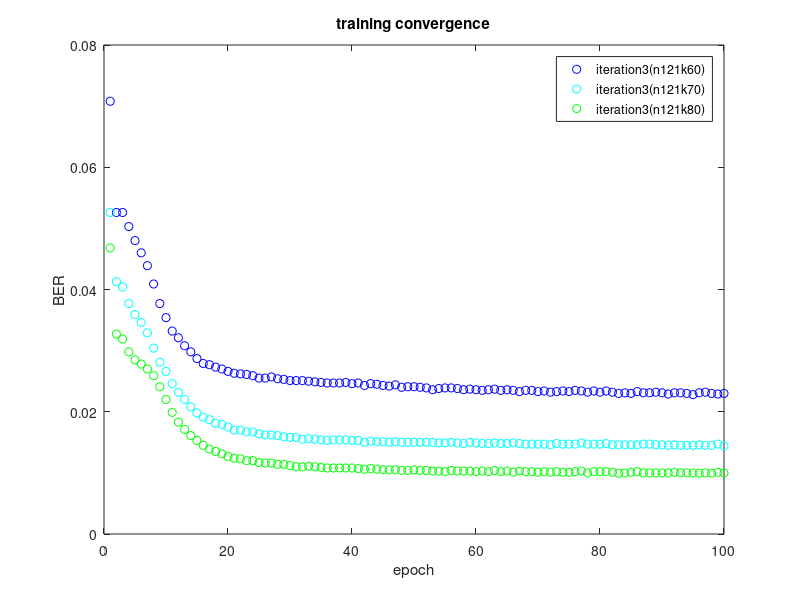

This figure's MATLAB source:
%% iteration3   (k60)
x=[1	2	3	4	5	6	7	8	9	10	11	12	13	14	15	16	17	18	19	20 21	22	23	24	25	26	27	28	29	30	31	32	33	34	35	36	37	38	39	40 41	42	43	44	45	46	47	48	49	50	51	52	53	54	55	56	57	58	59	60 61	62	63	64	65	66	67	68	69	70	71	72	73	74	75	76	77	78	79	80 81	82	83	84	85	86	87	88	89	90	91	92	93	94	95	96	97	98	99	100];
y=[7.08E-02	5.26E-02	5.26E-02	5.03E-02	4.80E-02	4.60E-02	4.39E-02	4.09E-02	3.77E-02	3.54E-02	3.32E-02	3.21E-02	3.08E-02	0.0298	2.87E-02	2.79E-02	2.77E-02	2.73E-02	2.70E-02	2.66E-02 2.63E-02	2.62E-02	2.61E-02	2.59E-02	2.55E-02	2.55E-02	2.57E-02	2.54E-02	0.0253	2.51E-02	2.51E-02	2.51E-02	2.50E-02	2.49E-02	2.48E-02	2.47E-02	2.47E-02	2.47E-02	2.48E-02	2.46E-02 2.47E-02	2.43E-02	2.46E-02	2.45E-02	2.43E-02	2.42E-02	2.44E-02	2.40E-02	2.41E-02	2.41E-02	2.40E-02	2.39E-02	2.36E-02	2.38E-02	2.39E-02	2.39E-02	2.38E-02	2.36E-02	2.37E-02	2.36E-02 2.35E-02	2.36E-02	2.37E-02	2.35E-02	2.36E-02	2.35E-02	2.33E-02	2.35E-02	2.35E-02	0.0233	2.34E-02	2.32E-02	2.33E-02	2.34E-02	2.33E-02	2.35E-02	2.34E-02	2.32E-02	2.34E-02	2.32E-02 2.34E-02	2.32E-02	2.30E-02	0.0231	2.30E-02	2.33E-02	0.0231	0.0231	2.32E-02	0.0231	2.29E-02	0.0231	0.0231	2.30E-02	2.28E-02	2.31E-02	2.32E-02	2.30E-02	2.29E-02	2.30E-02]
plot(x,y,'bo')
hold on

%% iteration3   (k70)
x4=[1	2	3	4	5	6	7	8	9	10	11	12	13	14	15	16	17	18	19	20 21	22	23	24	25	26	27	28	29	30	31	32	33	34	35	36	37	38	39	40 41	42	43	44	45	46	47	48	49	50	51	52	53	54	55	56	57	58	59	60 61	62	63	64	65	66	67	68	69	70	71	72	73	74	75	76	77	78	79	80 81	82	83	84	85	86	87	88	89	90	91	92	93	94	95	96	97	98	99	100];
y4=[5.26E-02	4.13E-02	4.04E-02	3.77E-02	3.59E-02	3.46E-02	3.29E-02	3.04E-02	2.81E-02	2.66E-02	2.46E-02	0.0232	2.20E-02	2.08E-02	1.98E-02	1.91E-02	1.87E-02	1.81E-02	1.79E-02	1.75E-02 1.70E-02	1.70E-02	1.67E-02	1.67E-02	1.64E-02	1.62E-02	1.62E-02	0.0161	0.0159	1.58E-02	1.58E-02	1.55E-02	1.56E-02	1.55E-02	1.54E-02	1.53E-02	1.54E-02	1.54E-02	1.54E-02	1.53E-02 1.53E-02	1.50E-02	1.52E-02	1.51E-02	1.51E-02	1.50E-02	1.51E-02	1.50E-02	1.50E-02	1.50E-02	1.50E-02	1.50E-02	1.50E-02	1.49E-02	1.49E-02	1.50E-02	1.49E-02	1.48E-02	1.50E-02	1.49E-02 1.48E-02	1.48E-02	1.49E-02	1.48E-02	1.48E-02	1.49E-02	1.48E-02	1.47E-02	1.47E-02	1.47E-02	1.47E-02	0.0146	1.48E-02	1.47E-02	1.47E-02	1.47E-02	1.49E-02	1.47E-02	1.47E-02	1.47E-02 1.48E-02	1.46E-02	1.46E-02	1.46E-02	1.46E-02	1.46E-02	1.47E-02	1.47E-02	1.46E-02	1.46E-02	1.45E-02	1.46E-02	1.45E-02	1.45E-02	1.45E-02	1.46E-02	1.45E-02	1.45E-02	1.47E-02	1.44E-02];
plot(x4, y4, 'co')
hold on

%% iteration3   (k80)
x2=[1	2	3	4	5	6	7	8	9	10	11	12	13	14	15	16	17	18	19	20 21	22	23	24	25	26	27	28	29	30	31	32	33	34	35	36	37	38	39	40 41	42	43	44	45	46	47	48	49	50	51	52	53	54	55	56	57	58	59	60    61	62	63	64	65	66	67	68	69	70	71	72	73	74	75	76	77	78	79	80  81	82	83	84	85	86	87	88	89	90	91	92	93	94	95	96	97	98	99	100];
y2=[4.68E-02	3.27E-02	3.19E-02	2.98E-02	2.85E-02	2.78E-02	2.70E-02	2.59E-02	2.41E-02	2.20E-02	1.99E-02	1.83E-02	1.71E-02	1.61E-02	1.53E-02	1.45E-02	1.39E-02	1.35E-02	1.31E-02	1.27E-02 1.24E-02	1.23E-02	1.20E-02	1.20E-02	1.17E-02	1.16E-02	1.16E-02	1.14E-02	1.14E-02	1.12E-02	1.10E-02	1.10E-02	1.11E-02	1.10E-02	1.09E-02	1.08E-02	1.08E-02	1.08E-02	1.08E-02	1.08E-02 1.07E-02	1.06E-02	1.07E-02	1.06E-02	1.05E-02	1.05E-02	1.05E-02	1.04E-02	1.04E-02	1.05E-02	1.04E-02	1.04E-02	1.03E-02	1.03E-02	1.02E-02	1.04E-02	1.03E-02	1.03E-02	1.03E-02	1.02E-02 1.03E-02	1.02E-02	1.04E-02	1.02E-02	1.03E-02	1.01E-02	1.03E-02	1.02E-02	1.02E-02	1.01E-02	1.02E-02	1.01E-02	1.02E-02	1.01E-02	1.01E-02	1.02E-02	1.03E-02	1.00E-02	1.02E-02	1.02E-02 1.02E-02	1.01E-02	9.93E-03	9.99E-03	1.01E-02	1.02E-02	1.00E-02	1.00E-02	1.00E-02	1.00E-02	1.00E-02	1.01E-02	1.00E-02	1.00E-02	9.99E-03	9.95E-03	1.00E-02	9.96E-03	1.01E-02	9.99E-03];
plot(x2,y2,'go')
hold on

title('training convergence')
xlabel('epoch')
ylabel('BER')


legend('iteration3(n121k60)','iteration3(n121k70)','iteration3(n121k80)')
